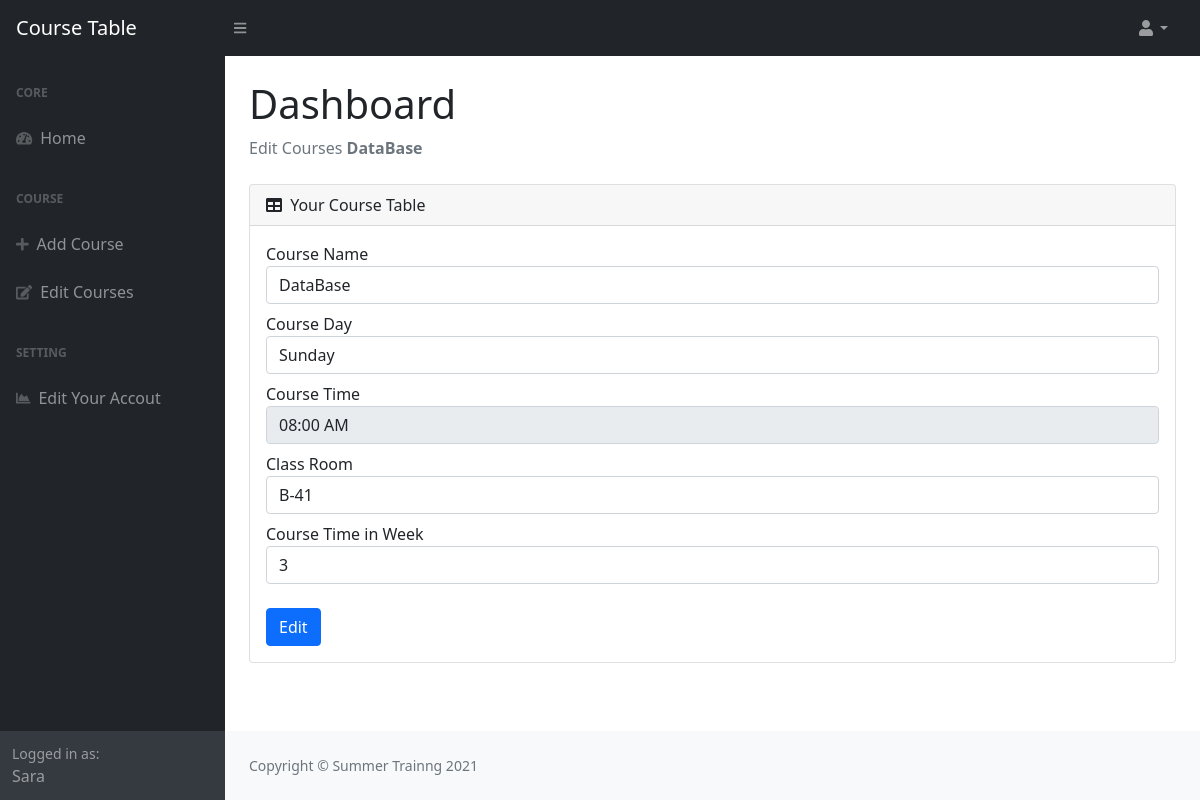
The page /editCourse.php?id=1 (signed in) on the database its author committed.
### tables this page shows
CREATE TABLE `users` (
  `id` int(11) NOT NULL,
  `firstName` varchar(225) NOT NULL,
  `lastName` varchar(225) NOT NULL,
  `email` varchar(225) NOT NULL,
  `password` int(11) NOT NULL
);

CREATE TABLE `courses` (
  `id` int(11) NOT NULL,
  `courseName` varchar(225) NOT NULL,
  `courseDay` int(11) NOT NULL,
  `courseTime` varchar(225) NOT NULL,
  `courseClass` varchar(225) NOT NULL,
  `courseTime_inWeek` varchar(25) NOT NULL,
  `user_id` int(11) NOT NULL
);

### connection.php (called while the page is built, shortened)
<?php
function numToDay($num){
    $day = "";
    switch($num){
        case 1:
        $day = "Sunday";
        break;
    }
    return $day;
}

### editCourse.php (the view, shortened to what this page needs)
<?php
include "connection.php";
$user_id = $_SESSION['user:id'];
$course_id = (int)$_GET['id'];
$row = $conn->query("select * from  users where id = '$user_id' ")->fetch();
$course = $conn->query("select * from  courses where id = '$course_id' ")->fetch();
?>
<!DOCTYPE html>
<html lang="en">
    <head>
        <link href="https://cdn.jsdelivr.net/npm/simple-datatables@latest/dist/style.css" rel="stylesheet" />
        <link href="css/styles.css" rel="stylesheet" />
        <link rel="stylesheet" href="css/DateTimePicker.min.css">
    </head>
    <body class="sb-nav-fixed">
        <nav class="sb-topnav navbar navbar-expand navbar-dark bg-dark">
            <a class="navbar-brand ps-3" href="index.php">Course Table</a>
            <button class="btn btn-link btn-sm order-1 order-lg-0 me-4 me-lg-0" id="sidebarToggle" href="#!"><i class="fas fa-bars"></i></button>
            <ul class="navbar-nav ms-auto ms-md-0 me-3 me-lg-4">
                <li class="nav-item dropdown">
                    <a class="nav-link dropdown-toggle" id="navbarDropdown" href="#" role="button" data-bs-toggle="dropdown" aria-expanded="false"><i class="fas fa-user fa-fw"></i></a>
                </li>
            </ul>
        </nav>
        <div id="layoutSidenav">
            <div id="layoutSidenav_nav">
                <nav class="sb-sidenav accordion sb-sidenav-dark" id="sidenavAccordion">
                    <div class="sb-sidenav-menu">
                        <div class="nav">
                            <div class="sb-sidenav-menu-heading">Core</div>
                            <a class="nav-link" href="index.php">
                                <div class="sb-nav-link-icon"><i class="fas fa-tachometer-alt"></i></div>
                                Home
                            </a>
                            <div class="sb-sidenav-menu-heading">Course</div>
                            <a class="nav-link" href="add.php">
                                <div class="sb-nav-link-icon"><i class="fas fa-plus"></i></div>
                                Add Course
                            </a>
                            <a class="nav-link" href="courses.php">
                                <div class="sb-nav-link-icon"><i class="fas fa-edit"></i></div>
                                Edit Courses
                            </a>
                            <div class="sb-sidenav-menu-heading">Setting</div>
                            <a class="nav-link" href="editUser.php">
                                <div class="sb-nav-link-icon"><i class="fas fa-chart-area"></i></div>
                                Edit Your Accout
                            </a>
                        </div>
                    </div>
                    <div class="sb-sidenav-footer">
                        <div class="small">Logged in as:</div>
                        <?php echo $row['firstName'] ?>
                    </div>
                </nav>
            </div>
            <div id="layoutSidenav_content">
                <main>
                    <div class="container-fluid px-4">
                        <h1 class="mt-4">Dashboard</h1>
                        <ol class="breadcrumb mb-4">
                            <li class="breadcrumb-item active">Edit Courses <b><?php echo $course['courseName'] ?></b> </li>
                        </ol>
                        <div class="card mb-4">
                            <div class="card-header">
                                <i class="fas fa-table me-1"></i>
                               Your Course Table
                            </div>
                            <div class="card-body">
                            <form action="" method="POST">
                                <div class="form-group">
                                    <label>Course Name</label>
                                    <input type="text" class="form-control" name="coure_name"  value="<?=$course['courseName']?>">
                                </div>
                                <div class="form-group pt-2">
                                    <label>Course Day</label>
                                    <select class="form-control" name="day">
                                        <option value="<?=$course['courseDay']?>"><?=numToDay($course['courseDay'])?></option>
                                    </select>
                                </div>
                                <div class="form-group pt-2">
                                    <label>Course Time</label>
                                    <input type="text" class="form-control form-control-user" name="time" value="<?=$course['courseTime']?>" id="only-time" data-field="time" placeholder="<?=$course['courseTime']?>" readonly="">
                                </div>
                                <div class="form-group pt-2">
                                    <label>Class Room</label>
                                    <input type="text" class="form-control" name="coure_class"  value="<?=$course['courseClass']?>">
                                </div>
                                <div class="form-group pt-2">
                                    <label>Course Time in Week</label>
                                    <input type="text" class="form-control" name="coure_time_week"  value="<?=$course['courseTime_inWeek']?>">
                                </div>
                                <br>
                                <button type="submit" name="submit" class="btn btn-primary">Edit</button>
                                </form>
                            </div>
                        </div>
                    </div>
                </main>
                <footer class="py-4 bg-light mt-auto">
                    <div class="container-fluid px-4">
                        <div class="d-flex align-items-center justify-content-between small">
                            <div class="text-muted">Copyright &copy; Summer Trainng 2021</div>
                        </div>
                    </div>
                </footer>
            </div>
        </div>
    </body>
</html>

### rows shown on the page
users: firstName "Sara"
courses: courseName "DataBase", coure_name "DataBase", day "Sunday", time "08:00 AM", coure_class "B-41", coure_time_week "3"
